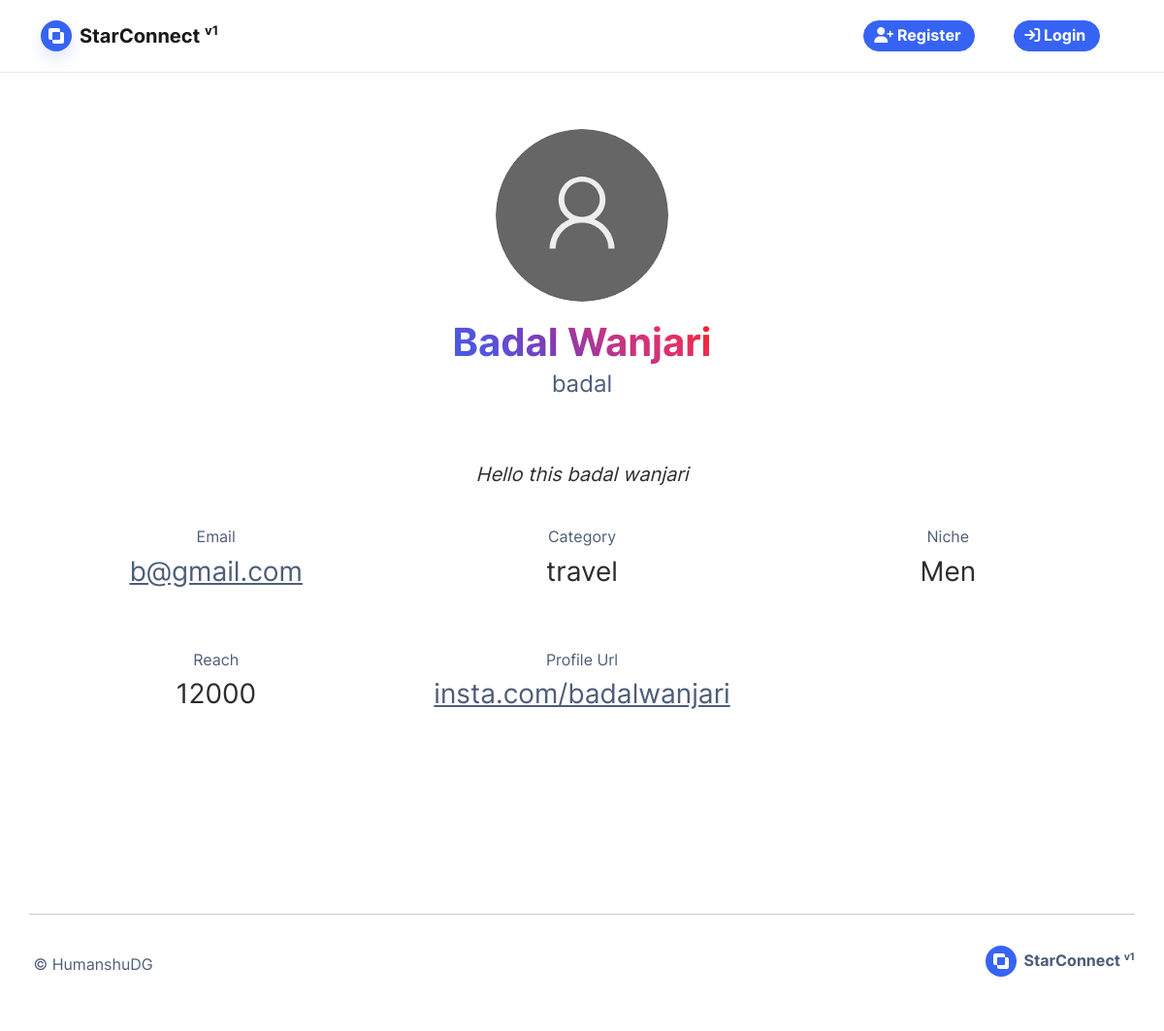
The app's page /profile/3, older data.
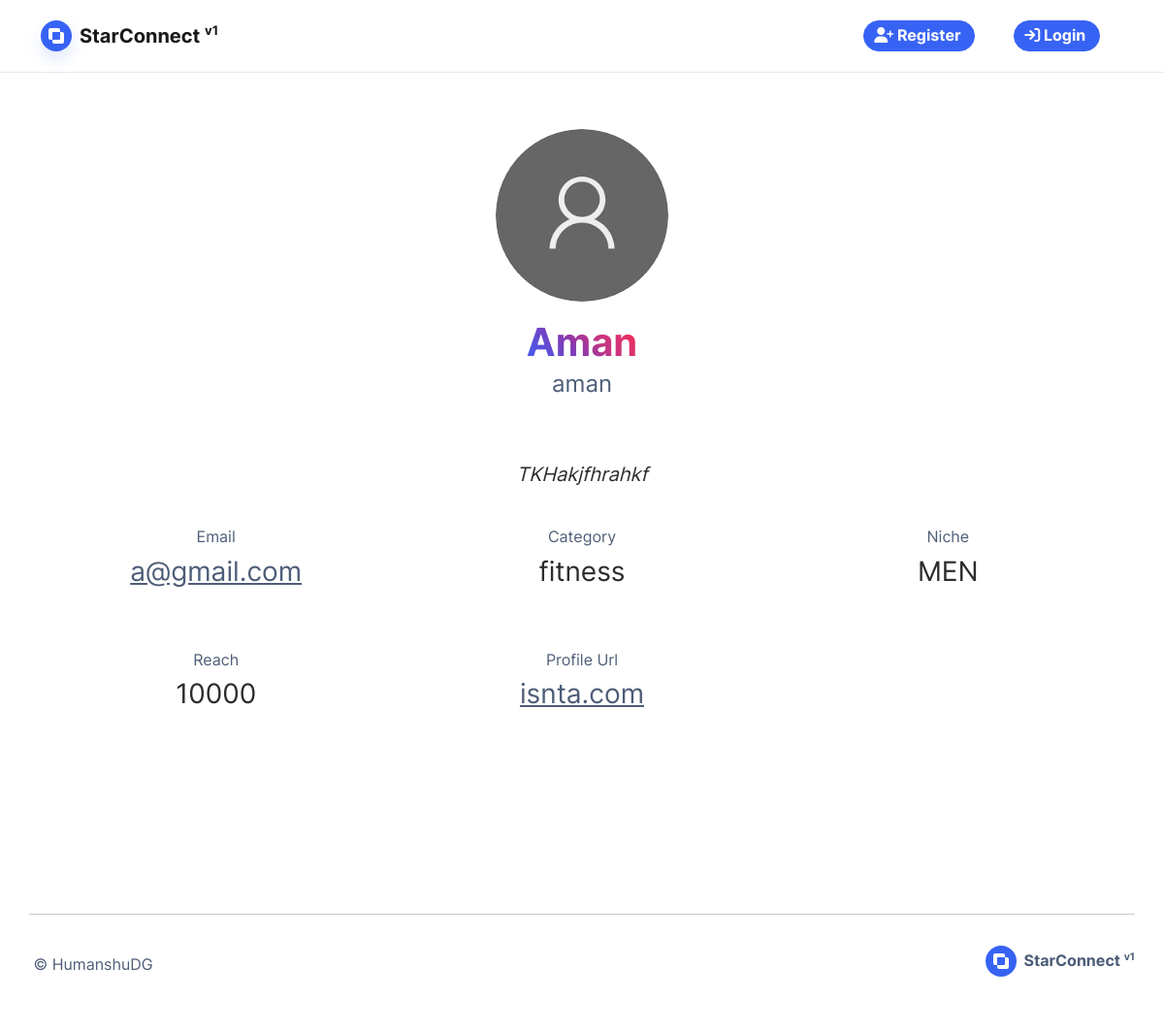
The same page, newer data.
### base/models.py (models this page shows, shortened)
class Influencer(db.Model):
    id = db.Column(db.Integer, primary_key=True)
    user_id = db.Column(db.Integer, db.ForeignKey('user.id'), unique=True)
    influencer_name = db.Column(db.String(100), nullable=False)
    category = db.Column(db.String(100), nullable=False)
    niche = db.Column(db.String(100), nullable=False)
    reach = db.Column(db.Integer, nullable=False)
    profile_url = db.Column(db.String(100), nullable=True)
    image_file = db.Column(db.String(50), nullable=False, default='default.jpg')
    bio = db.Column(db.Text(), nullable=True)
    campaign_requests = db.relationship('CampaignRequest', backref='campaign_requests', uselist=True)
    campaign_contracts = db.relationship('Contract', backref='campaign_contracts', uselist=True)

class User(db.Model, UserMixin):
    id = db.Column(db.Integer, primary_key=True)
    username = db.Column(db.String(20), unique=True, nullable=False)
    email = db.Column(db.String(120), unique=True, nullable=False)
    password = db.Column(db.String(60), nullable=False)
    sponsor = db.relationship('Sponsor', backref='sponsor', uselist=False)
    influencer = db.relationship('Influencer', backref='influencer', uselist=False, cascade = "all,delete")
    is_disabled = db.Column(db.Boolean, default=True)
    is_banned = db.Column(db.Boolean, default=False)
    role = db.Column(db.String(), default="INFLUENCER")

### base/routes.py (the view)
@login_required
@role_required(Role.INFLUENCER.value, Role.SPONSOR.value)
@app.route("/profile/<id>")
def profile(id):
    user = User.query.get(id)
    print(user.role)
    if user and user.role == Role.SPONSOR.value:
        sponsor = Sponsor.query.get(user.sponsor.id)
        image_file = url_for('static', filename='profile_pics/' + sponsor.image_file)
        return render_template('visitors-account/sponsor.html', title='Profile', sponsor=sponsor,user=user, image_file=image_file)
    if user and user.role == Role.INFLUENCER.value:
        influencer = Influencer.query.get(user.influencer.id)
        image_file = url_for('static', filename='profile_pics/' + influencer.image_file)
        return render_template('visitors-account/influencer.html', title='Profile',influencer=influencer,user=user, image_file=image_file)

### base/templates/visitors-account/influencer.html (shortened to what this page needs)
{% extends 'base.html' %}
{% block blog %}
<section class="container py-5">
    <div class="container pe-xl-0 ps-xl-0">
        <h1
            class="fw-bold text-center ps-0 pb-0 mb-0 ps-md-0 pe-lg-0"
            style="font-size: 40px; text-align: center"
        >
            <img
                class="rounded-circle"
                style="
                    width: 16%;
                    aspect-ratio: 1;
                    margin: 10px;
                    object-fit: cover;
                "
                src="{{ image_file }}"
            />
            <br />
        </h1>
        <h1
            class="fw-bold text-center py-2 ps-0 pb-0 mb-0 ps-md-0 pe-lg-0"
            style="font-size: 40px; text-align: center"
        >
            <span
                style="
                    background: -webkit-linear-gradient(
                        45deg,
                        rgba(64, 93, 230, 1),
                        rgba(88, 81, 219, 1),
                        rgba(131, 58, 180, 1),
                        rgba(193, 53, 132, 1),
                        rgba(225, 48, 108, 1),
                        rgba(253, 29, 29, 1)
                    );
                    -webkit-background-clip: text;
                    -webkit-text-fill-color: transparent;
                "
            >
                {{ influencer.influencer_name }}
            </span>
        </h1>
		<p><span class="text-muted fs-4">{{user.username}}</span></p>
        <br />
        <blockquote
                class="blockquote text-center"
                style="
                    color: auto;
                    max-width: 60%;
                    border-radius: 25px;
                    padding: 16px 24px;
                    text-shadow: #ffffff 1px 0px 20px;
                "
            >
                <i> {{ influencer.bio }} </i>
            </blockquote>
        <div class="col-md-12 mb-4" style="display: grid; grid-template-columns: 1fr 1fr 1fr;column-gap: 1rem;row-gap: 2rem; place-items: center;">
			<div class="m-1 col-md-12 col-sm-12">
				<div class="mb-2">
					<label class="text-muted">
						Email
					</label>
					<p class="text-center fs-3"><a href="mailto:{{user.email}}" target="_blank">{{user.email}}</a></p>
				</div>
			</div>
			<div class="m-1 col-md-12 col-sm-12">
				<div class="mb-2">
					<label class="text-muted">
						Category
					</label>
					<p class="text-center fs-3">{{influencer.category}}</p>
				</div>
			</div>
			<div class="m-1 col-md-12 col-sm-12">
				<div class="mb-2">
					<label class="text-muted">
						Niche
					</label>
					<p class="text-center fs-3">{{influencer.niche}}</p>
				</div>
			</div>
            <div class="m-1 col-md-12 col-sm-12">
				<div class="mb-2">
					<label class="text-muted">
						Reach
					</label>
					<p class="text-center fs-3">{{influencer.reach}}</p>
				</div>
			</div>
            <div class="m-1 col-md-12 col-sm-12">
				<div class="mb-2">
					<label class="text-muted">
						Profile Url
					</label>
					<p class="text-center fs-3"><a target="_blank" href="https://{{influencer.profile_url}}">{{influencer.profile_url}}</a></p>
				</div>
			</div>
        </div>
        <h1
            class="fw-bold text-center ps-0 pb-0 mb-0 ps-md-0 pe-lg-0"
            style="font-size: 40px; text-align: center"
        >
            <br />
        </h1>
    </div>
</section>
{% endblock %}

Row changes from the older to the newer data that the page shows:
changed Influencer: influencer_name "Badal Wanjari" → "Aman"; bio "Hello this badal wanjari" → "TKHakjfhrahkf"; category "travel" → "fitness"; niche "Men" → "MEN"; reach "12000" → "10000"; profile_url "insta.com/badalwanjari" → "isnta.com"
changed User: username "badal" → "aman"; email "b@gmail.com" → "a@gmail.com"
